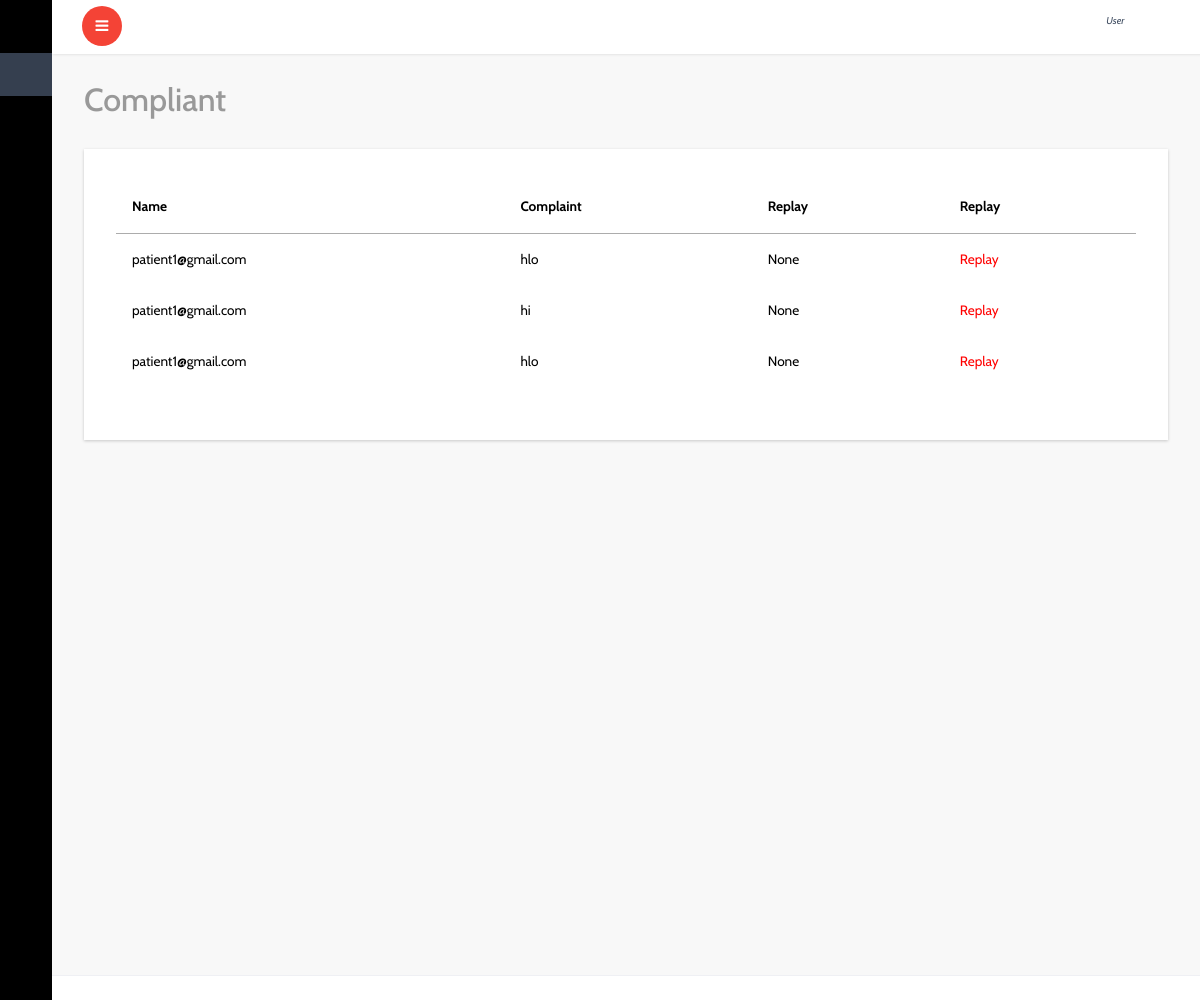
The app's page /patient/dmo_complaint/ with its own data.
### patient/models.py (models this page shows, shortened)
class Complaint(models.Model):
    user=models.ForeignKey(User,on_delete=models.CASCADE,blank=True,null=True)
    center=models.ForeignKey(Center,on_delete=models.CASCADE,blank=True,null=True)
    home=models.ForeignKey(Home,on_delete=models.CASCADE,blank=True,null=True)
    complaint=models.TextField()
    replay=models.TextField(blank=True,null=True)
    created_date=models.DateTimeField(default=datetime.utcnow,blank=True,null=True)
    replay_date=models.DateTimeField(default=utc_tomorrow,blank=True,null=True)
    solved='solved'
    un_solved='un_solved'
    solve_statuses=[
        ('solved',solved),
        ('un_solved',un_solved)
    ]
    solve_status=models.CharField(max_length=20,choices=solve_statuses,default=un_solved)
    replay_status=models.BooleanField(default=False)

### patient/views.py (the view)
# urls.py: path('dmo_complaint/',views.dmo_complaint,name='dmo_complaint'),
def dmo_complaint(request):
    c=Complaint()
    futuredate = datetime.now() + timedelta(days=1)
    print(futuredate)
    now = datetime.now()
    print(now)
    print(c.replay_date)
    if Complaint.objects.filter(replay_status=False) or Complaint.objects.filter(replay_date=now):
        com=Complaint.objects.all()
        return render(request,'dmo/dmo_complaint_view.html',{'com':com})
    return render(request,'dmo/dmo_complaint_view.html')

### patient/models.py (called while the page is built)
def utc_tomorrow():
    return datetime.utcnow() + timedelta(days=1)

### templates/dmo/dmo_complaint_view.html (shortened to what this page needs)
{% extends 'dashboard/index.html' %}
{% block content %}
{% if com %}
			<div id="page-wrapper">
				<div class="graphs">
					<h3 class="blank1">Compliant</h3>
					 <div class="xs tabls">
						<div class="bs-example4" data-example-id="contextual-table">
                            <table class="table">
                                <thead>
                                    <tr>
                                      <th>Name</th>
                                      <th>Complaint</th>
                                      <th>Replay</th>
                                        <th>Replay</th>
                                    </tr>
                                </thead>
                                <tbody>
                                    {% for l in com %}
                                    <tr>
                                        <td>{{l.user}}</td>
                                        <td>{{l.complaint}}</td>
                                        <td>{{l.replay}}</td>
                                        <td><a href="{% url 'complaint_replay' l.id %}" style="color: red;">Replay</a></td>
                                    </tr>
                                    {% endfor %}
                                </tbody>
                            </table>
					   </div>
						</div>
						</div>
					</div>
        {% else %}
        <br>
        <h2>No Complaint Found</h2>
        {% endif %}
		{% endblock %}

### records on screen
Complaint: user "patient1@gmail.com", complaint "hlo", replay "None"
Complaint: user "patient1@gmail.com", complaint "hi", replay "None"
Complaint: user "patient1@gmail.com", complaint "hlo", replay "None"
